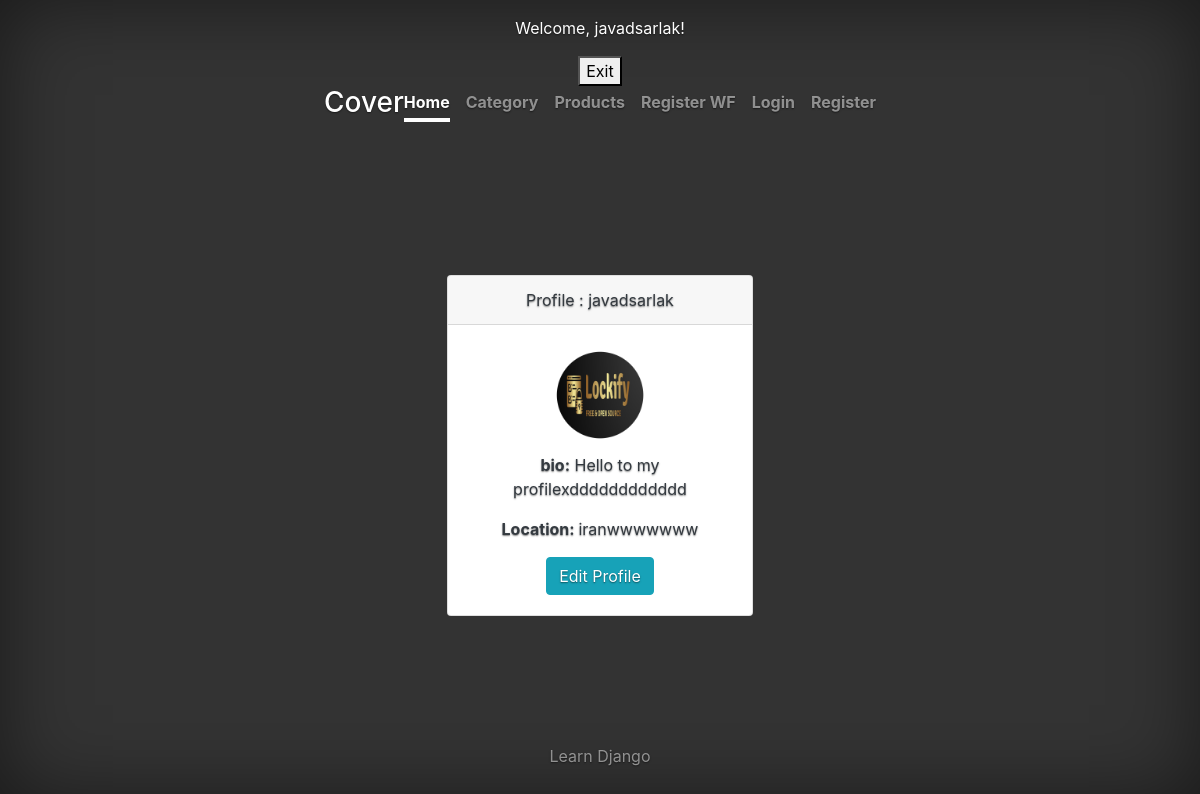
Before: /user/show_profile (signed in) with the older database file.
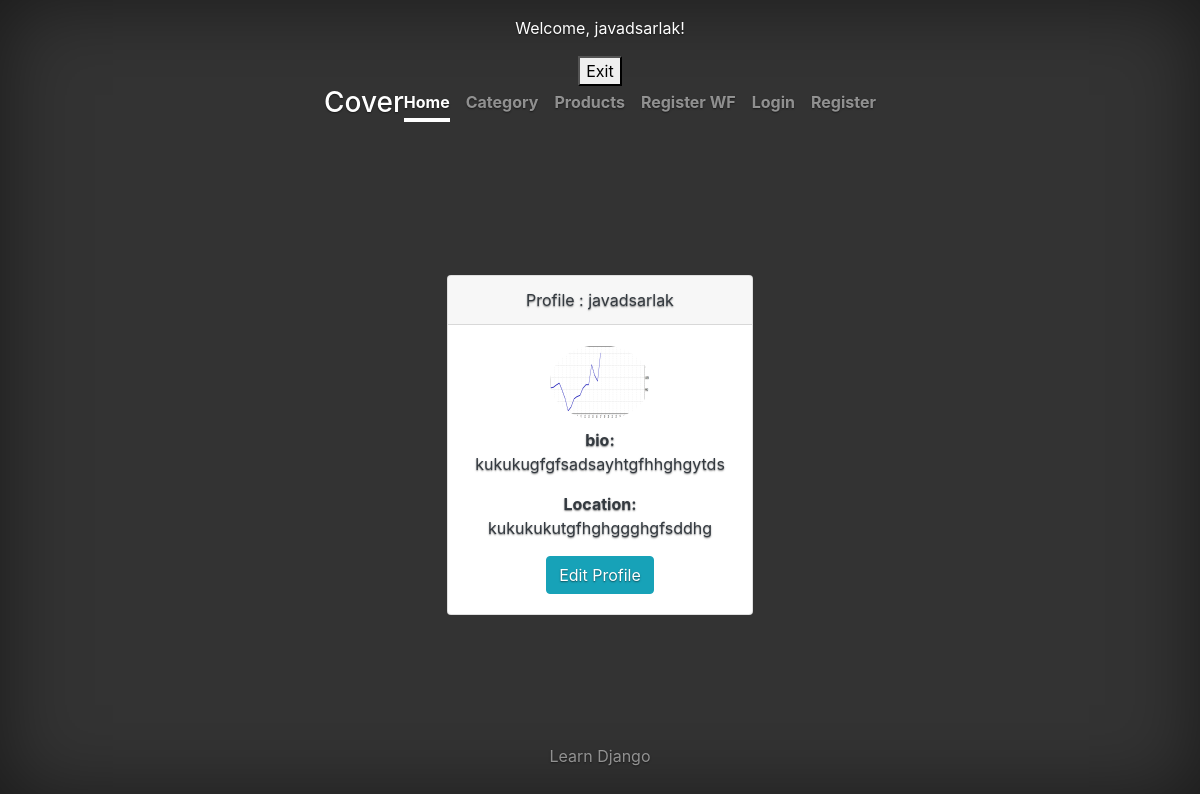
After: the same page with the newer database file.
### modellearn/models.py (models this page shows)
class Person(AbstractUser):
    age = models.IntegerField(default=18)
    mobile = models.CharField(unique=True, max_length=13, null=True, blank=True)
    sex = models.BooleanField(blank=True, null=True)
    create_at = models.DateTimeField(auto_now_add=True)
    updated_at = models.DateTimeField(auto_now=True)
    birthday = models.DateTimeField(blank=True, null=True)
    class Meta:
        db_table = 'person'
        ordering = ['create_at']
        verbose_name_plural = 'persons'
        verbose_name = 'person'

### user/models.py (models this page shows, shortened)
class Profile(models.Model):
    user = models.OneToOneField(Person, on_delete=models.CASCADE)
    bio = models.TextField()
    location = models.CharField(max_length=150, blank=True, null=True)
    profile_picture = models.ImageField(upload_to="profile_pic/", null=True, blank=True)

### user/views.py (the view)
# urls.py: path('show_profile', show_profile, name="show_profile"),
@login_required
def show_profile(request):
    profile = get_object_or_404(Profile, user=request.user)
    return render(request, 'profile.html', {'profile': profile})

### templates/profile.html (shortened to what this page needs)
{% extends 'base_layout.html' %}
{% block main %}
    {% load static %}
    <div class="container mt-4">
        <div class="row justify-content-center">
            <div class="col-md-8">
                <div class="card">
                    <div class="card-header text-dark">
                        Profile : {{ profile.user.username}}
                    </div>
                    <div class="card-body text-center">
                        <img alt="Pic" class="img-fluid rounded-circle" src="{{ profile.profile_picture.url }}"
                             width="100"
                             height="100">
                        <p class="text-dark"><strong>bio:</strong>
                            {{ profile.bio}}
                        </p>
                        <p class="text-dark"><strong>Location: </strong>
                            {{ profile.location }}
                        </p>
                        <a href="{% url 'edit_profile' %}" class="btn btn-info">
                            Edit Profile
                        </a>
                    </div>
                </div>
            </div>
        </div>
    </div>
{% endblock %}

### templates/base_layout.html (shortened to what this page needs)
<!doctype html>
<html lang="en">
<head>
    {% load static %}
    <link rel="stylesheet" href="{% static 'css/all.min.css' %}">
    <link href="{% static 'css/bootstrap.min.css' %}" rel="stylesheet">
    <link href="{% static 'css/cover.css' %}" rel="stylesheet">
</head>
<body class="text-center">
<div class="cover-container d-flex h-100 p-3 mx-auto flex-column">
    {% if user.is_authenticated %}
        <p>Welcome, {{ user.username }}!</p>
        <form method="post" action="{% url 'logout' %}">
            <button type="submit">Exit</button>
        </form>
    {% endif %}
    <header class="masthead mb-auto">
        <div class="inner">
            <h3 class="masthead-brand">Cover</h3>
            <nav class="nav nav-masthead justify-content-center">
                <a class="nav-link active" href="#">Home</a>
                <a class="nav-link" href="{% url 'list_category' %}">Category</a>
                <a class="nav-link" href="{% url 'list_products' %}">Products</a>
                <a class="nav-link" href="{% url 'show_register_wf' %}">Register WF</a>
                <a class="nav-link" href="{% url 'login' %}">Login</a>
                <a class="nav-link" href="{% url 'register' %}">Register</a>
            </nav>
        </div>
    </header>
    <main role="main" class="inner cover">
        {% block main %}
        {% endblock %}
    </main>
    <footer class="mastfoot mt-auto">
        <div class="inner">
            <p>Learn Django </p>
        </div>
    </footer>
</div>
</body>
</html>

### static/css/cover.css (style rules this page uses)
a, a:focus, a:hover { color: #fff; }
html, body { height: 100%; background-color: #333; }
body { display: -ms-flexbox; display: -webkit-box; display: flex; -ms-flex-pack: center; -webkit-box-pack: center; justify-content: center; color: #fff; text-shadow: 0 .05rem .1rem rgba(0, 0, 0, .5); box-shadow: inset 0 0 5rem rgba(0, 0, 0, .5); }
.cover-container { max-width: 42em; }
.masthead { margin-bottom: 2rem; }
.masthead-brand { margin-bottom: 0; }
.nav-masthead .nav-link { padding: .25rem 0; font-weight: 700; color: rgba(255, 255, 255, .5); background-color: transparent; border-bottom: .25rem solid transparent; }
.nav-masthead .nav-link + .nav-link { margin-left: 1rem; }
.nav-masthead .active { color: #fff; border-bottom-color: #fff; }
@media (min-width: 48em) { .masthead-brand { float: left; } }
@media (min-width: 48em) { .nav-masthead { float: right; } }
.cover { padding: 0 1.5rem; }
.mastfoot { color: rgba(255, 255, 255, .5); }

Changed rows visible on the page:
changed Profile "javadsarlak": profile_picture: a different picture; bio "Hello to my profilexdddddddddddd" → "kukukugfgfsadsayhtgfhhghgytds"; location "iranwwwwwww" → "kukukukutgfhghggghgfsddhg"
